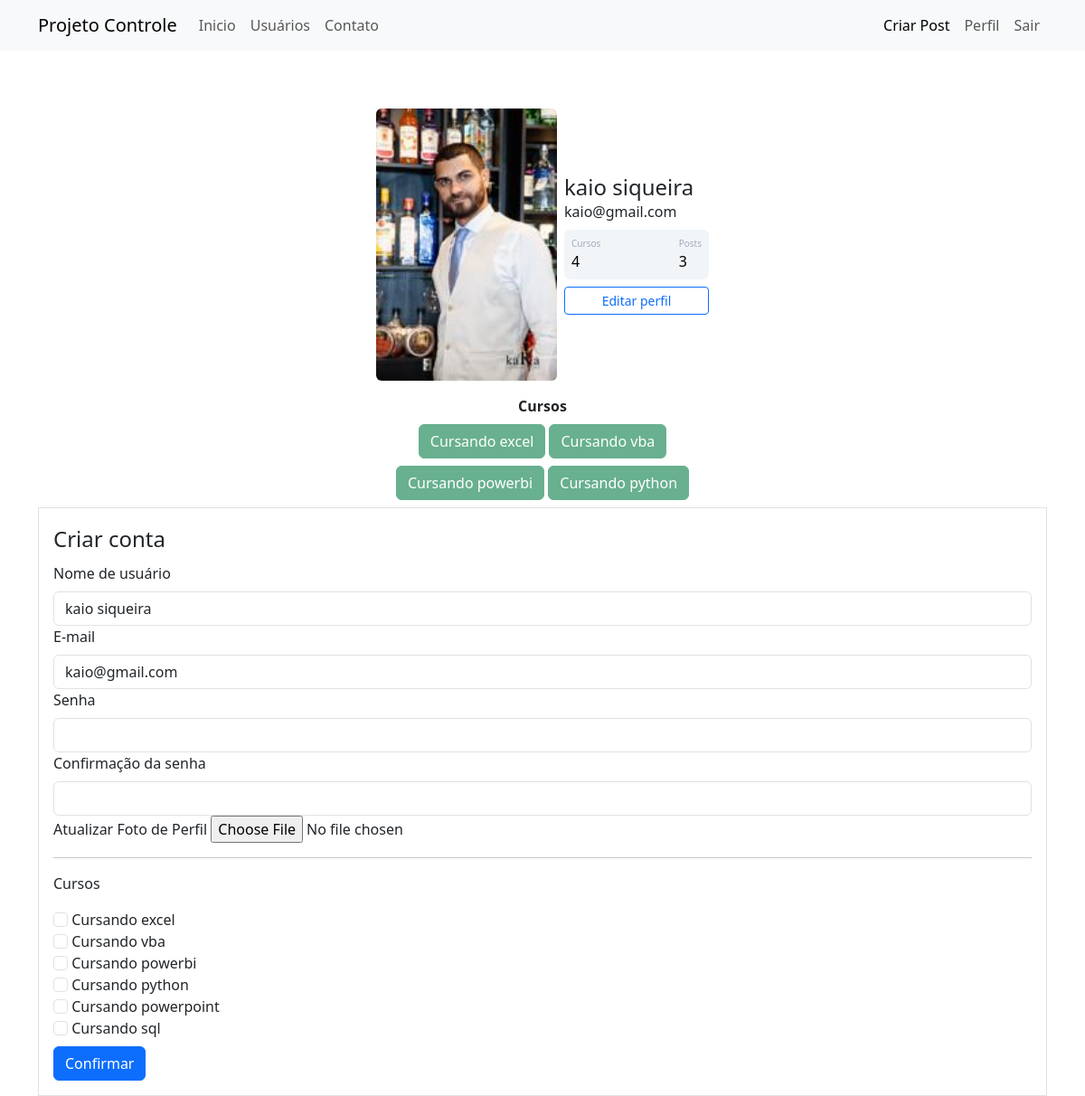
The page /perfil/editar (signed in) on the database its author committed.
### projcontrole/models.py (models this page shows)
class Usuario(database.Model, UserMixin):
    id = database.Column(database.Integer, primary_key=True)
    usuario =  database.Column(database.String, nullable=False)
    email =  database.Column(database.String, nullable=False, unique=True)
    senha = database.Column(database.String, nullable=False)
    foto_perfil = database.Column(database.String, default='default.png')
    posts = database.relationship('Post', backref='autor', lazy=True)
    cursos = database.Column(database.String, nullable=False, default="Não informado")
    def contar_posts(self):
        return len(self.posts)

### projcontrole/routes.py (the view)
@app.route('/perfil/editar',methods=["POST","GET"])
@login_required
def editar_perfil():
    form = FormEditarPerfil()
    if form.validate_on_submit():
        senha_cript = bcrypt.generate_password_hash(form.senha.data)
        current_user.email = form.email.data
        current_user.usuario = form.usuario.data
        current_user.senha = senha_cript
        if form.foto_perfil.data:
            nome_imagem = salvar_imagem(form.foto_perfil.data)
            current_user.foto_perfil = nome_imagem
        current_user.cursos = atualizar_cursos(form)
        database.session.commit()
        flash(f"Perfil atualizado com sucesso",'alert-success')
        return redirect(url_for('perfil'))
    elif request.method == "GET":
        form.usuario.data = current_user.usuario
        form.email.data = current_user.email
    foto_perfil = url_for('static', filename='fotos_perfil/{}'.format(current_user.foto_perfil))
    return render_template('editarperfil.html',foto_perfil=foto_perfil,form=form)

### projcontrole/forms.py (shortened to what this page needs)
class FormEditarPerfil(FlaskForm):
    usuario = StringField("Nome de usuário", validators=[DataRequired()])
    email =  StringField("E-mail", validators=[DataRequired(), Email()])
    senha =  PasswordField("Senha", validators=[DataRequired(),Length(6,20)])
    confirmacao = PasswordField("Confirmação da senha", validators=[DataRequired(), EqualTo('senha')])
    foto_perfil = FileField('Atualizar Foto de Perfil', validators=[FileAllowed(['jpg','png'])])
    curso_excel = BooleanField("Cursando excel")
    curso_vba = BooleanField("Cursando vba")
    curso_powerbi = BooleanField("Cursando powerbi")
    curso_python = BooleanField("Cursando python")
    curso_ppt = BooleanField("Cursando powerpoint")
    curso_sql = BooleanField("Cursando sql")
    botao_submit_editarperfil = SubmitField("Confirmar")

### projcontrole/models.py (called while the page is built)
@login_manager.user_loader
def load_usuario(id_usuario):
    return Usuario.query.get(int(id_usuario))

### projcontrole/templates/editarperfil.html (shortened to what this page needs)
{% extends 'perfil.html' %}
{% block form_editar_perfil %}
<div class="container ">
    <div class="row">
        <div class="col">
            <form method="POST" class="border p-3 mt-2" enctype="multipart/form-data">
                <legend>Criar conta</legend>
                <fieldset>
                    <div class="form-group ">
                        {{form.usuario.label(class='form-label')}}
                        {{form.usuario(class="form-control")}}
                    </div>
                    <div class="form-group ">
                        {{form.email.label(class='form-label')}}
                        {% if form.email.errors %}
                            {{form.email(class="form-control is-invalid")}}
                            <div class="invalid-feedback">
                            {% for erro in form.email.errors %}
                                {{erro}}
                            {% endfor %}
                            </div>
                        {% else %}
                            {{form.email(class="form-control")}}
                        {% endif %}
                    </div>
                    <div class="form-group ">
                        {{form.senha.label(class='form-label')}}
                        {% if form.senha.errors %}
                            {{form.senha(class="form-control is-invalid")}}
                            <div class="invalid-feedback">
                            {% for erro in form.senha.errors %}
                                {{erro}}
                            {% endfor %}
                            </div>
                        {% else %}
                            {{form.senha(class="form-control")}}
                        {% endif %}
                    </div>
                    <div class="form-group ">
                        {{form.confirmacao.label(class='form-label')}}
                        {% if form.confirmacao.errors %}
                            {{form.confirmacao(class="form-control is-invalid")}}
                            <div class="invalid-feedback">
                            {% for erro in form.confirmacao.errors %}
                                {{erro}}
                            {% endfor %}
                            </div>
                        {% else %}
                            {{form.confirmacao(class="form-control")}}
                        {% endif %}
                    </div>
                    <div class="form-group ">
                        {{form.foto_perfil.label}}
                        {{form.foto_perfil(class="form-control-file")}}
                    </div>
                    <hr>
                    <p>Cursos</p>
                    {% for campo in form %}
                        {% if "curso_" in campo.name %}
                        <div class="form-group">
                            {{campo(type="checkbox", class="form-check-input")}}
                            {{campo.label}}
                        </div>
                        {% endif %}
                    {% endfor %}
                </fieldset>
                {{ form.botao_submit_editarperfil(class="btn btn-primary mt-2") }}
            </form>
          </div>
    </div>
</div>
{% endblock %}

### projcontrole/templates/perfil.html
{% extends 'base.html' %}
{% block body %}
<div class="container mt-5 d-flex justify-content-center">
    <div class="card p-3">
        <div class="d-flex align-items-center">
            <div class="image pe-2">
                <img src="{{foto_perfil}}" class="rounded" width="200" >
            </div>
            <div class="ml-3 w-100">
                <h4 class="mb-0 mt-0">{{current_user.usuario}}</h4><span>{{current_user.email}}</span>
                <div class="p-2 mt-2 bg-primary d-flex justify-content-between rounded text-white stats">
                    {% if 'Não informado'  in current_user.cursos or '' == current_user.cursos %}
                        <div class="d-flex flex-column">
                            <span class="articles ">Cursos</span>
                            <span class="number1">0</span>
                        </div>
                    {% else %}
                        <div class="d-flex flex-column">
                            <span class="articles ">Cursos</span>
                            <span class="number1">{{current_user.cursos.count(';') + 1}}</span>
                        </div>
                    {% endif %}
                    <div class="d-flex flex-column">
                        <span class="rating">Posts</span>
                        <span class="number3">{{ current_user.contar_posts() }}</span>
                    </div>
                </div>
               <div class="button mt-2 d-flex flex-row align-items-center">
                   <a href="{{url_for('editar_perfil')}}" class="w-100">
                       <button class="btn btn-sm btn-outline-primary w-100">Editar perfil</button>
                   </a>
                </div>
            </div>
        </div>
    </div>
</div>
<div class="row justify-content-center">
    <div class="col col-4" style="text-align: center">
        <strong>Cursos</strong><br>
        {% for curso in current_user.cursos.split(';') %}
            <button type="button" class="btn btn-success mt-2" disabled>{{curso}}</button>
        {% endfor %}
    </div>
</div>
{% block form_editar_perfil %}
{% endblock %}
{% endblock %}

### projcontrole/static/main.css (style rules this page uses)
.card { width: 400px; border: none; border-radius: 10px; background-color: #fff; }
.stats { background: #f2f5f8 !important; color: #000 !important; }
.articles { font-size:10px; color: #a1aab9; }
.number1 { font-weight:500; }
.rating { font-size:10px; color: #a1aab9; }
.number3 { font-weight:500; }

### rows shown on the page
Usuario: usuario "kaio siqueira", email "kaio@gmail.com", cursos "4"

### other values the page prints
{{ current_user.contar_posts() }} "3"
{{ curso }} "Cursando excel" "Cursando vba" "Cursando powerbi" "Cursando python"
{{ campo.label }} "Cursando excel" "Cursando vba" "Cursando powerbi" "Cursando python" "Cursando powerpoint" "Cursando sql"
